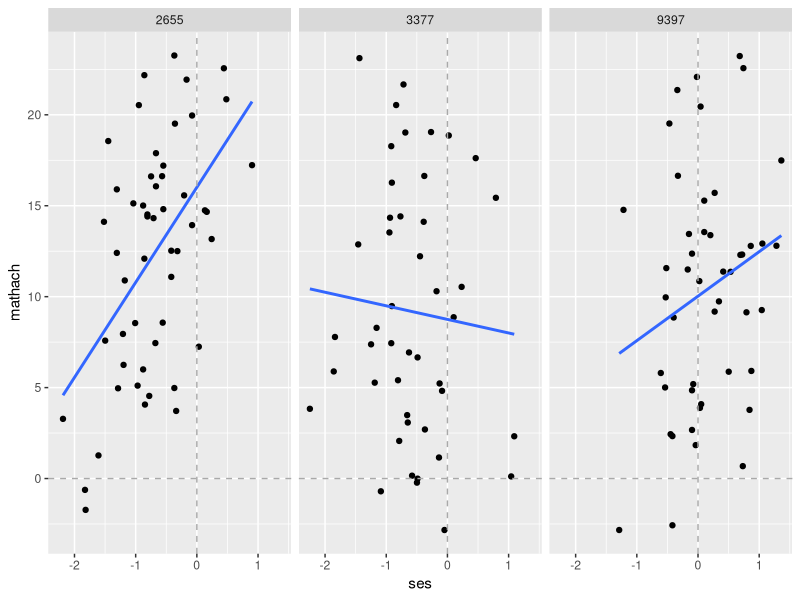
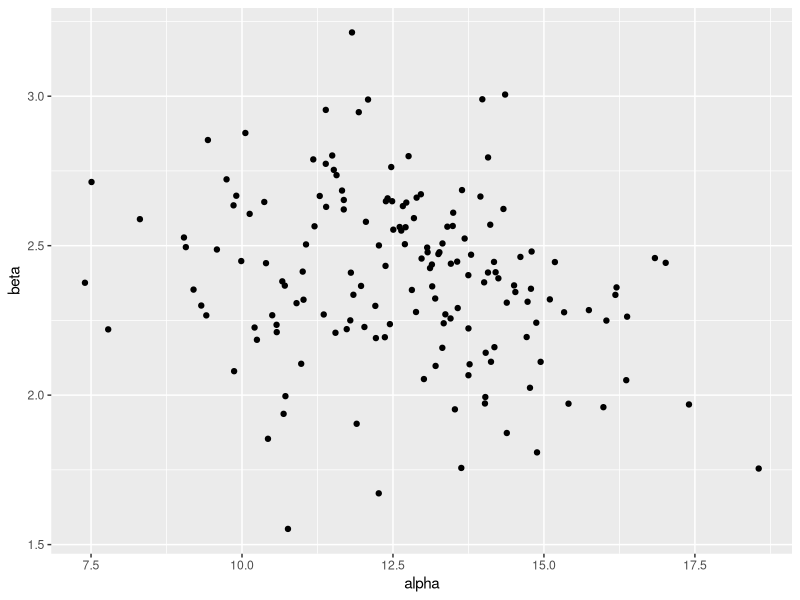
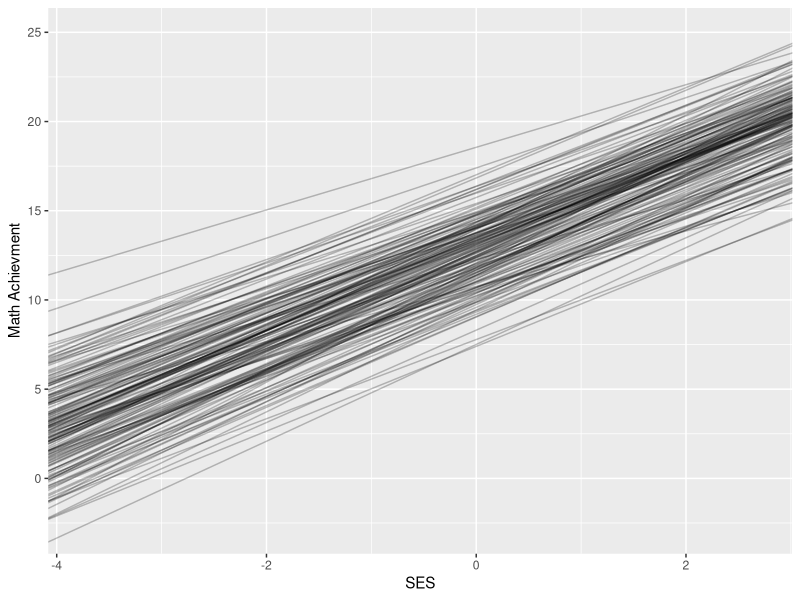
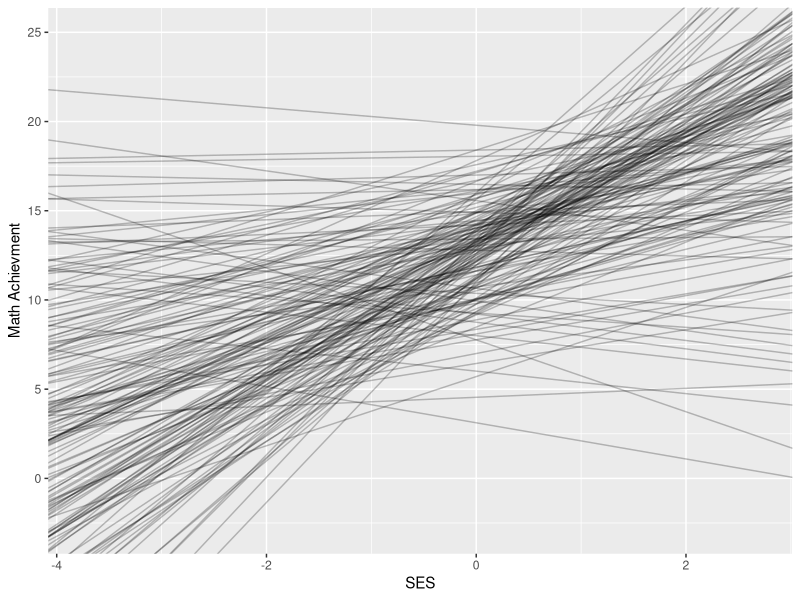
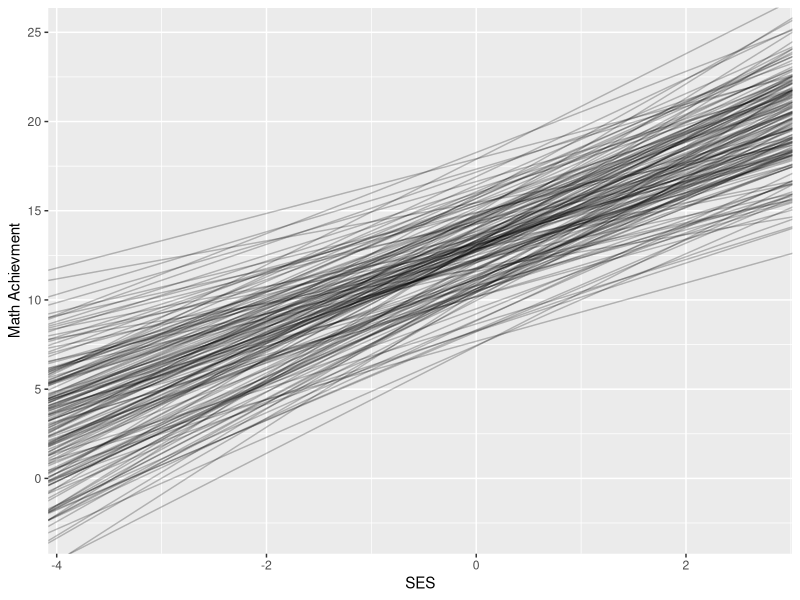
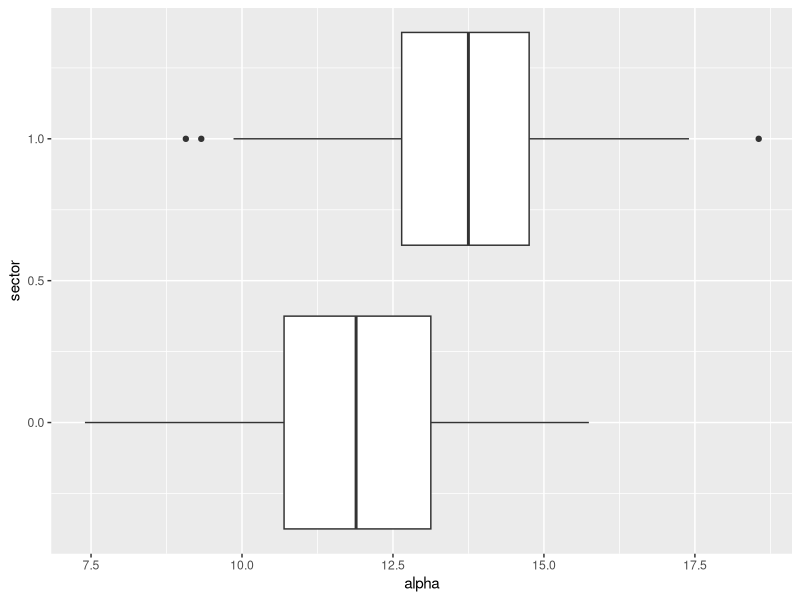
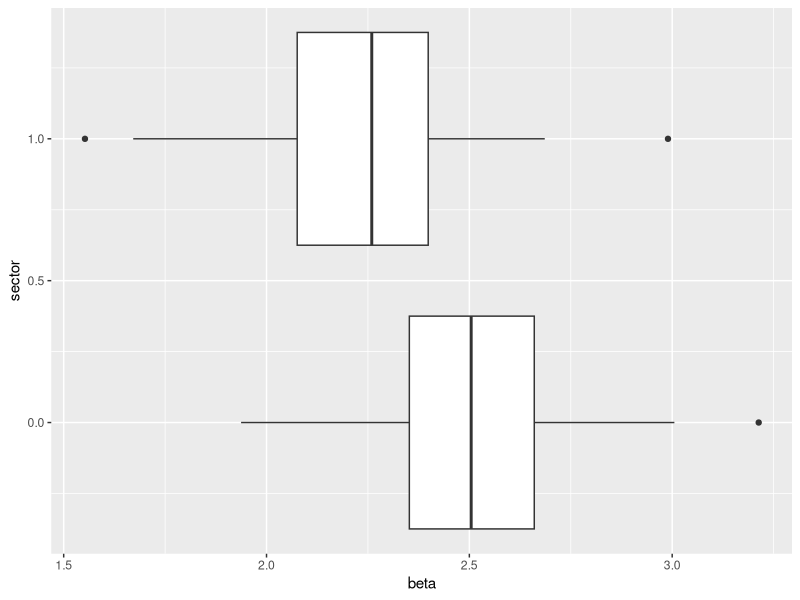
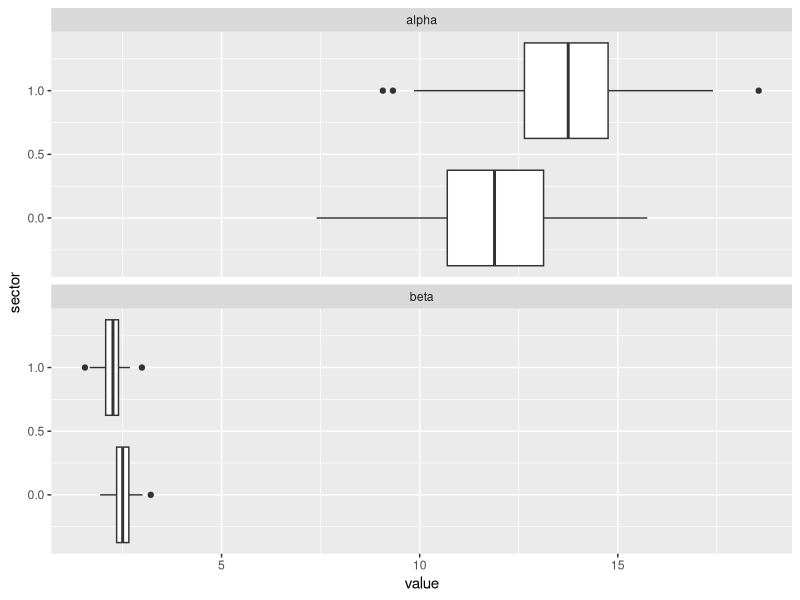

Recreate these plots in R, in order.
##
## This script demos how to fit various random-slope models on the HS&B dataset
##
## The second half looks at a level-2 covariate in such a model.
##

# various libraries
library( arm )
library( foreign )
library( tidyverse )

# read student data
dat = read.spss( "hsb1.sav", to.data.frame=TRUE )
head( dat )

# read school data
sdat = read.spss( "hsb2.sav", to.data.frame=TRUE )
head( sdat )



#### Three plots of three different schools ####

head( dat )

# Get three schools
sids = c( 3377, 9397, 2655 )
subdat = subset( dat, id %in% sids )

ggplot( subdat, aes( ses, mathach ) ) +
  facet_wrap( ~ id ) +
  geom_point() +
  geom_smooth( method="lm", se=FALSE ) +
  geom_vline( xintercept = 0, lty=2, col="darkgrey" ) +
  geom_hline( yintercept = 0, lty=2, col="darkgrey" )



#  ** STOP HERE FOR LECTURE ** 



#-#-#-#-#-#-#-#-#-#-#-#-#-#-#-#-#-#-#-#-#-#-#-#-#-#-#-#-#-#-#-#-#-#-#-#-#-#-

#### Fitting a random slope model ####

#-#-#-#-#-#-#-#-#-#-#-#-#-#-#-#-#-#-#-#-#-#-#-#-#-#-#-#-#-#-#-#-#-#-#-#-#-#-

# The model
#  Y_i = alpha_j[i] + beta_j[i] SES_i + epsilon_i


# fit the model
library( lme4 )

M1 = lmer( mathach ~ 1 + ses + (1 + ses|id), data=dat )

display( M1 )


# individual school random effects ("re's")
res = coef( M1 )$id
head( res )
names( res ) = c( "alpha", "beta" )
res$id = rownames( res )
head( res )


# how do alphas and betas covary?
ggplot( res, aes( alpha, beta ) ) +
  geom_point()

cor( res$alpha, res$beta )



# Make a plot of our 160 schools
#
# Note: We have to specify our x and y limits since there is no data to tell us
# what to plot.  If we omit the scale lines, we get nothing!
ggplot( data=res ) +
    scale_x_continuous(limits=range( dat$ses ) ) +
    scale_y_continuous(limits=range( dat$mathach ) ) +
  geom_abline( aes( intercept = alpha, slope=beta ), alpha=0.25) +
  labs( x="SES", y="Math Achievment" )


#-#-#-#-#-#-#-#-#-#-#-#-#-#-#-#-#-#-#-#-#-#-#-#-#-#-#-#-#-#-#-#-#-#-#-#-#-#-

#### Fitting a model to each school independently ####

# ***** Note: this code is "extra curricular" *****

#-#-#-#-#-#-#-#-#-#-#-#-#-#-#-#-#-#-#-#-#-#-#-#-#-#-#-#-#-#-#-#-#-#-#-#-#-#-


# Fancy coding: fitting a simple linear regression model to each school
library( broom )

# First we make a school level dataset where there is a column of all the
# student data.
#
# I.e. the value of the 'data' variable for each school is a dataframe of all
# the students in the school.  Neat!
schools = dat %>% group_by( id ) %>% nest()
schools

# Our "data" variable has a dataframe for each value.  E.g.,
schools$data[[1]]


# Now fit a model to each school and get our coefficients
fit_school = function( df ) {
    M = lm( mathach ~ ses, data=df )
    data.frame( alpha = coef( M )[[1]],
                beta = coef( M )[[2]] )
}
schools = mutate( schools,
                  coefs = map( data, fit_school ) )
schools

# Note how our results are packed into a single column of our dataframe.  It is
# 'nested'
# But our answer is there:
schools$coefs[[1]]

# So we next get out the coefficients into columns using "unnest"
# (The dropping data is so it doesn't try to unnest the data column also.)
schools = schools %>%
    unnest( coefs )
schools


# And plot (same plotting code as with our fit lines)
# Make a plot of our 160 schools
ggplot( data=schools ) +
    scale_x_continuous(limits=range( dat$ses ) ) +
    scale_y_continuous(limits=range( dat$mathach ) ) +
    geom_abline( aes( intercept = alpha, slope=beta ), alpha=0.25) +
    labs( x="SES", y="Math Achievment" )


rm( schools )


#-#-#-#-#-#-#-#-#-#-#-#-#-#-#-#-#-#-#-#-#-#-#-#-#-#-#-#-#-#-#-#-#-#-#-#-#-#-

##### Simulating realistic data #####

#-#-#-#-#-#-#-#-#-#-#-#-#-#-#-#-#-#-#-#-#-#-#-#-#-#-#-#-#-#-#-#-#-#-#-#-#-#-

# A plot of 160 NEW schools generated from our model (to see how our partially
# pooled estimates are OVER SHRUNK/OVER SMOOTHED

display( M1 )
fixef( M1 )
VarCorr( M1 )$id

res.fake = mvrnorm( 160, mu=fixef( M1 ), Sigma=VarCorr( M1 )$id  )
head( res.fake )
class( res.fake )

res.fake = data.frame( res.fake )
names( res.fake ) = c( "alpha", "beta" )

ggplot( data=res.fake ) +
    scale_x_continuous(limits=range( dat$ses ) ) +
    scale_y_continuous(limits=range( dat$mathach ) ) +
    geom_abline( aes( intercept = alpha, slope=beta ), alpha=0.25) +
    labs( x="SES", y="Math Achievment" )




#-#-#-#-#-#-#-#-#-#-#-#-#-#-#-#-#-#-#-#-#-#-#-#-#-#-#-#-#-#-#-#-#-#-#-#-#-#-
##
#####  Looking at level-2 covariates   #####
##
#-#-#-#-#-#-#-#-#-#-#-#-#-#-#-#-#-#-#-#-#-#-#-#-#-#-#-#-#-#-#-#-#-#-#-#-#-#-


# Aggregation approach to see how the random effects vary by school type.
# To do this we read in the school level data, merge it with our
# estimated res, and then make a boxplot.
sdat = read.spss( "hsb2.sav", to.data.frame=TRUE )
head( sdat )

head( res )
sdat.all = merge( sdat, res, by="id" )

head( sdat )

ggplot( sdat.all, aes( sector, alpha, group=sector ) ) +
    geom_boxplot() +
    coord_flip()
ggplot( sdat.all, aes( sector, beta, group=sector ) ) +
    geom_boxplot() +
    coord_flip()


# Coding Super-Powers Aside: If you want to do both at once
sdat.long = gather( sdat.all, alpha, beta, key="coef", value="value" )
head( sdat.long )

ggplot( sdat.long, aes( sector, value, group=sector ) ) +
    facet_wrap( ~ coef, ncol=1 ) +
    geom_boxplot() +
    coord_flip()

# or to give different axes for each plot
ggplot( sdat.long, aes( sector, value, group=sector ) ) +
    facet_wrap( ~ coef, ncol=1, scales = "free" ) +
    geom_boxplot() +
    coord_flip()



#-#-#-#-#-#-#-#-#-#-#-#-#-#-#-#-#-#-#-#-#-#-#-#-#-#-#-#-#-#-#-#-#-#-#-#-#-#-
##
##### Fitting random slope model with  level-2 covariates            ######
##
#-#-#-#-#-#-#-#-#-#-#-#-#-#-#-#-#-#-#-#-#-#-#-#-#-#-#-#-#-#-#-#-#-#-#-#-#-#-

dat = merge( dat, sdat, by="id", all.x=TRUE )
head( dat )

# sector impacts the intercept
M2 = lmer( mathach ~ 1 + ses + sector + (1+ses|id), data=dat )
display( M2 )

# sector impacts both the intercept and the slope
M2 = lmer( mathach ~ 1 + ses * sector + (1+ses|id), data=dat )
display( M2 )
